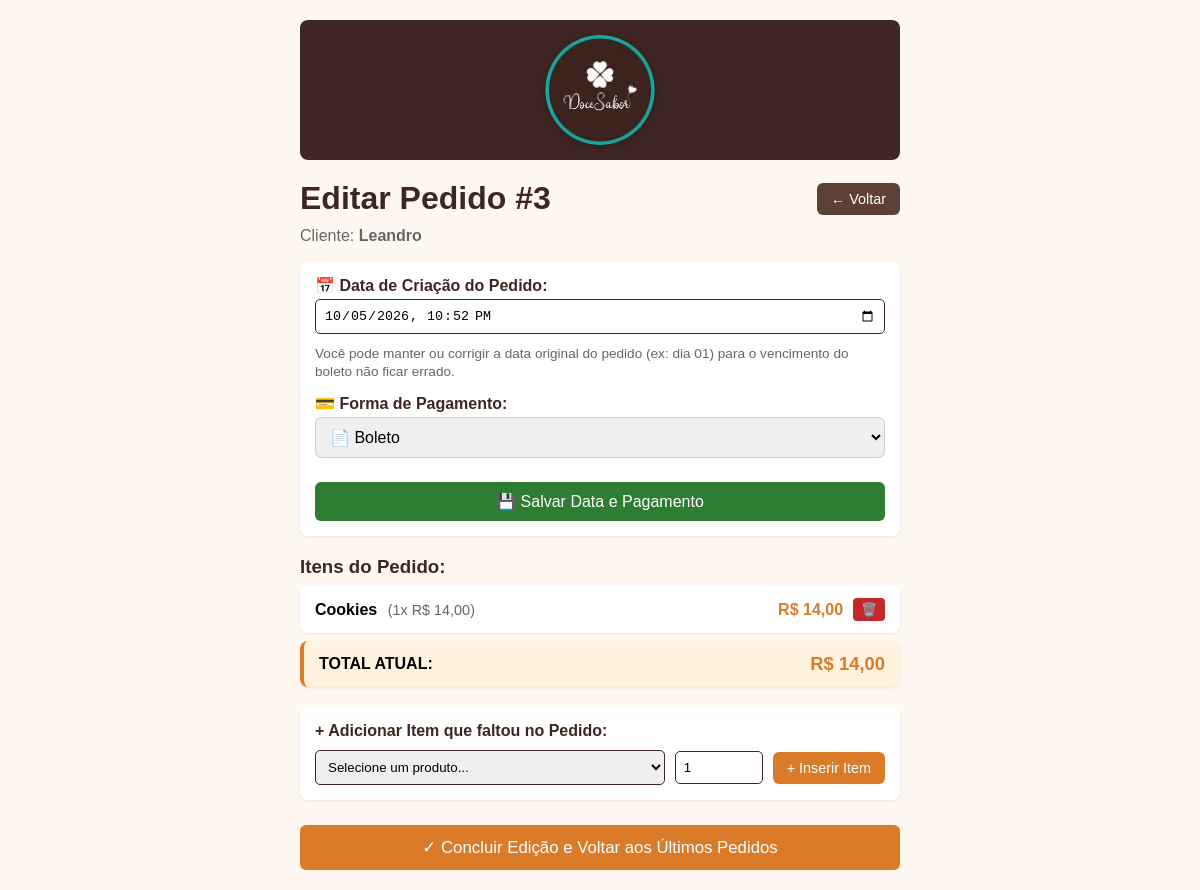
/editar-pedido/3/, run on the app's committed database.
### pedidos/models.py (models this page shows, shortened)
class Pedido(models.Model):
    client = models.ForeignKey(Cliente, on_delete=models.CASCADE)
    forma_pagamento = models.CharField(max_length=20, choices=FORMAS_PAGAMENTO, default='DINHEIRO')
    boleto = models.BooleanField(default=False)
    boleto_arquivo = models.FileField(upload_to='boletos/', blank=True, null=True)
    assinatura = models.TextField(blank=True, null=True)
    data_criacao = models.DateTimeField(default=timezone.now)

class Cliente(models.Model):
    name = models.CharField(max_length=50)

class ItemPedido(models.Model):
    pedido = models.ForeignKey(Pedido, on_delete=models.CASCADE)
    produto = models.ForeignKey(Produto, on_delete=models.CASCADE)
    quantity = models.IntegerField()

class Produto(models.Model):
    name = models.CharField(max_length=100)
    price = models.FloatField()

### pedidos/views.py (the view, shortened to what this page needs)
# urls.py: path('editar-pedido/<int:pedido_id>/', views.editar_pedido, name='editar_pedido'),
def editar_pedido(request, pedido_id):
    pedido = get_object_or_404(Pedido.objects.select_related('client'), id=pedido_id)
    produtos = Produto.objects.all()
    itens = ItemPedido.objects.filter(pedido=pedido).select_related('produto')
    itens_detalhados = []
    total = 0
    for item in itens:
        subtotal = item.produto.price * item.quantity
        itens_detalhados.append({
            'item': item,
            'subtotal': subtotal
        })
        total += subtotal
    data_formatada = timezone.localtime(pedido.data_criacao).strftime('%Y-%m-%dT%H:%M')
    return render(request, 'pedidos/editar_pedido.html', {
        'pedido': pedido,
        'produtos': produtos,
        'itens_detalhados': itens_detalhados,
        'total': total,
        'data_formatada': data_formatada,
    })

### pedidos/templates/pedidos/editar_pedido.html (shortened to what this page needs)
{% extends 'pedidos/base.html' %}
{% block content %}
<div style="display: flex; justify-content: space-between; align-items: center; margin-bottom: 15px;">
    <h1 style="margin: 0;">Editar Pedido #{{ pedido.id }}</h1>
    <a href="{% url 'ultimos_pedidos' %}" class="btn btn-secondary">← Voltar</a>
</div>
<p style="color: #666; margin-top: -5px;">Cliente: <strong>{{ pedido.client.name }}</strong></p>
<form method="POST" style="flex-direction: column; align-items: stretch; gap: 14px; margin-bottom: 20px;">
    <div>
        <label style="display: block; font-weight: bold; color: var(--marrom-cafe); margin-bottom: 4px;">📅 Data de Criação do Pedido:</label>
        <input type="datetime-local" name="data_criacao" value="{{ data_formatada }}" style="width: 100%; box-sizing: border-box;" required>
        <small style="color: #666; font-size: 0.85em;">Você pode manter ou corrigir a data original do pedido (ex: dia 01) para o vencimento do boleto não ficar errado.</small>
    </div>
    <div>
        <label style="display: block; font-weight: bold; color: var(--marrom-cafe); margin-bottom: 4px;">💳 Forma de Pagamento:</label>
        <select name="forma_pagamento" style="width: 100%; box-sizing: border-box; padding: 10px; font-size: 1em; border-radius: 6px; border: 1px solid #ccc;">
            <option value="BOLETO" {% if pedido.forma_pagamento == 'BOLETO' %}selected{% endif %}> 📄 Boleto </option>
        </select>
    </div>
    <button type="submit" class="btn-success" style="padding: 10px; justify-content: center; font-size: 1em;">💾 Salvar Data e Pagamento</button>
</form>
<h3 style="color: var(--marrom-cafe); margin-bottom: 8px;">Itens do Pedido:</h3>
<ul>
    {% for item_info in itens_detalhados %}
        <li>
            <div>
                <strong>{{ item_info.item.produto.name }}</strong>
                <span style="color: #666; font-size: 0.9em; margin-left: 6px;">({{ item_info.item.quantity }}x R$ {{ item_info.item.produto.price|floatformat:2 }})</span>
            </div>
            <div style="display: flex; align-items: center; gap: 10px;">
                <span style="font-weight: bold; color: var(--laranja);">R$ {{ item_info.subtotal|floatformat:2 }}</span>
                <a href="{% url 'remover_item_pedido' pedido.id item_info.item.id %}" onclick="return confirm('Remover {{ item_info.item.produto.name }} deste pedido?');" class="btn-danger" style="padding: 4px 8px; font-size: 0.8em; border-radius: 4px;" title="Remover item">🗑️</a>
            </div>
        </li>
    {% empty %}
        <li style="color: #888; justify-content: center;">Nenhum item neste pedido.</li>
    {% endfor %}
    <li style="font-weight: bold; background-color: #FFF3E0; border-left: 4px solid var(--laranja);">
        <span>TOTAL ATUAL:</span>
        <span style="color: var(--laranja); font-size: 1.15em;">R$ {{ total|floatformat:2 }}</span>
    </li>
</ul>
<div style="background: white; padding: 15px; border-radius: 8px; box-shadow: 0 1px 3px rgba(0,0,0,0.08); margin-bottom: 25px;">
    <h4 style="margin: 0 0 10px 0; color: var(--marrom-cafe);">+ Adicionar Item que faltou no Pedido:</h4>
    <form method="POST" style="margin: 0; padding: 0; box-shadow: none; background: transparent; display: flex; flex-wrap: wrap; gap: 10px; align-items: center;">
        <select name="novo_produto_id" style="flex: 2; min-width: 180px; margin-bottom: 0;" required>
            <option value="">Selecione um produto...</option>
        </select>
        <input type="number" name="nova_quantidade" min="1" value="1" placeholder="Qtd" style="width: 70px; margin-bottom: 0;" required>
        <button type="submit" class="btn">+ Inserir Item</button>
    </form>
</div>
<div style="display: flex; gap: 10px;">
    <a href="{% url 'ultimos_pedidos' %}" class="btn" style="flex: 1; justify-content: center; padding: 12px; font-size: 1.05em;">✓ Concluir Edição e Voltar aos Últimos Pedidos</a>
</div>
{% endblock %}

### pedidos/templates/pedidos/base.html (style rules this page uses)
:root { --marrom-cafe: #3E2723; --creme: #FFF8F0; --laranja: #D97B29; }
body { background-color: var(--creme); font-family: Arial, sans-serif; max-width: 600px; margin: 0 auto; padding: 20px; }
h1 { color: var(--marrom-cafe); }
button, .btn, a.btn { background-color: var(--laranja); color: white; border: none; padding: 8px 14px; border-radius: 6px; cursor: pointer; text-decoration: none; display: inline-flex; align-items: center; gap: 6px; font-size: 0.9em; font-weight: 500; transition: background-color 0.2s, transform 0.1s; }
.btn-secondary, a.btn-secondary { background-color: #5D4037; }
.btn-success, a.btn-success { background-color: #2E7D32; }
.btn-danger, a.btn-danger { background-color: #C62828; color: white; }
a { color: var(--laranja); text-decoration: none; }
input, select { padding: 8px; border: 1px solid var(--marrom-cafe); border-radius: 5px; margin-bottom: 10px; }
ul { padding: 0; margin: 0 0 20px 0; }
li { list-style: none; background-color: white; padding: 12px 15px; margin-bottom: 8px; border-radius: 8px; box-shadow: 0 1px 3px rgba(0,0,0,0.08); display: flex; justify-content: space-between; align-items: center; }
form { background-color: white; padding: 15px; border-radius: 8px; box-shadow: 0 1px 3px rgba(0,0,0,0.08); margin-bottom: 20px; display: flex; flex-wrap: wrap; gap: 10px; align-items: center; }

### data on the page
Pedido: id "3", client.name "Leandro", forma_pagamento "📄 Boleto"
ItemPedido: item.produto.name "Cookies", item.quantity "1", item.produto.price "14,00", subtotal "14,00"

### other printed values
{{ total|floatformat:2 }} "14,00"
